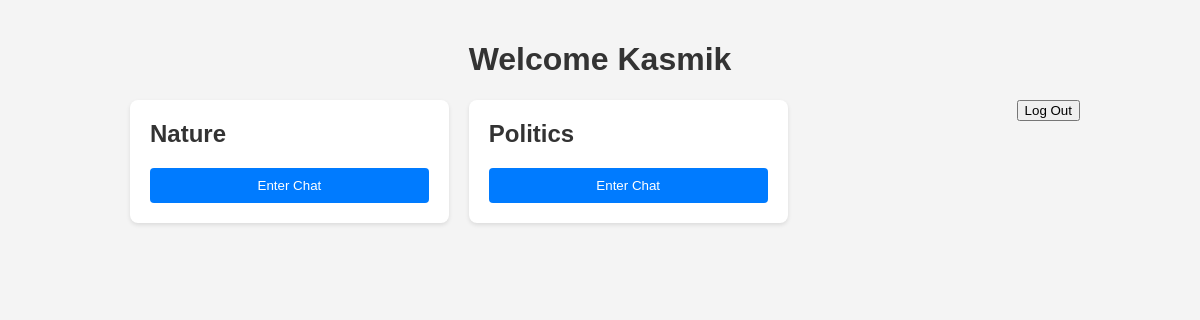
/home/Kasmik (signed in), run on an earlier commit of the app's database.
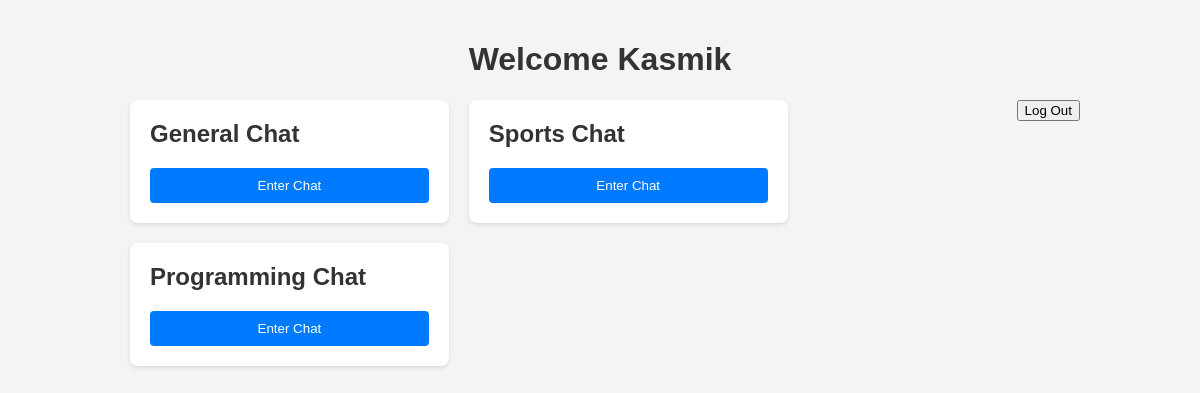
And on a later commit of the database.
### models/Users.py (models this page shows)
class User(db.Model):
    id = db.Column(db.Integer, primary_key=True)
    name = db.Column(db.String(50))
    password = db.Column(db.String(50))
    chats = db.relationship('Chats', backref='user')

class ChatBox(db.Model):
    chat_box_id = db.Column(db.Integer, primary_key=True)
    chat_box_name = db.Column(db.String(50))

### routes/api.py (the view)
@home.route('/<user>', methods=['POST','GET'])
def homepage(user):
    user = User.query.filter_by(name=user).first()
    boxes = ChatBox.query.all()
    return render_template('home.html', data=user, boxes=boxes)

### templates/home.html (shortened to what this page needs)
<!DOCTYPE html>
<html lang="en">
<head>
</head>
<body>
    <div class="container">
        <div class="header">
            <h1>Welcome {{ session.username }}</h1>
            <form action="/main/logout" method="get" class="logout-button">
                <button type="submit">Log Out</button>
            </form>
        </div>
        <div class="chat-boxes">
            {% for box in boxes %}
            <div class="chat-box">
                <h2>{{ box.chat_box_name }}</h2>
                <form action="{{ url_for('home.box', current_box=box.chat_box_name, current_user=data.name) }}" method="GET">
                    <button type="submit">Enter Chat</button>
                </form>
            </div>
            {% endfor %}
        </div>
    </div>
</body>
</html>

### templates/home.html (style rules this page uses)
body { font-family: Arial, sans-serif; background-color: #f4f4f4; margin: 0; padding: 0; color: #333; }
.container { max-width: 960px; margin: 0 auto; padding: 20px; }
.header { text-align: center; margin-bottom: 20px; }
.logout-button { float: right; }
.chat-boxes { display: flex; flex-wrap: wrap; }
.chat-box { width: calc(33.33% - 20px); margin: 0 10px 20px; background-color: #fff; padding: 20px; border-radius: 8px; box-shadow: 0 2px 4px rgba(0, 0, 0, 0.1); }
.chat-box button { display: block; width: 100%; margin-top: 10px; background-color: #007bff; color: #fff; border: none; border-radius: 4px; padding: 10px 0; cursor: pointer; }
.chat-box h2 { margin-top: 0; }

What changed in the data, as far as the page shows it:
changed ChatBox: chat_box_name "Nature" → "General Chat"
changed ChatBox: chat_box_name "Politics" → "Sports Chat"
added ChatBox: chat_box_name "Programming Chat"
